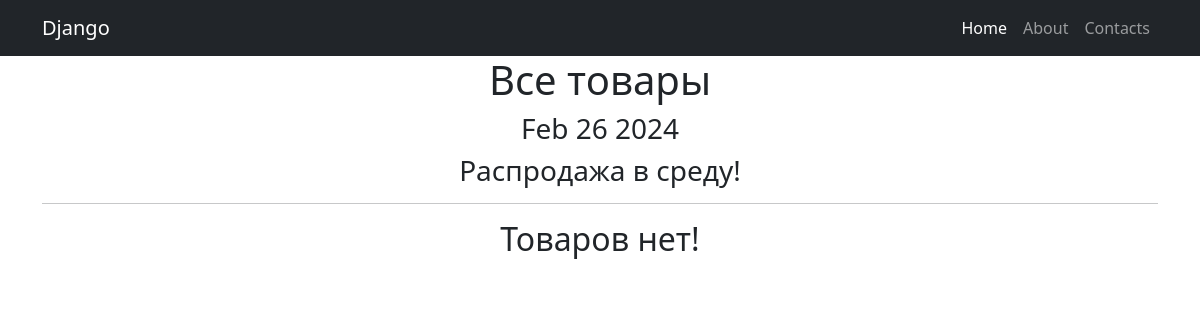
/products/, run on an earlier commit of the app's database.
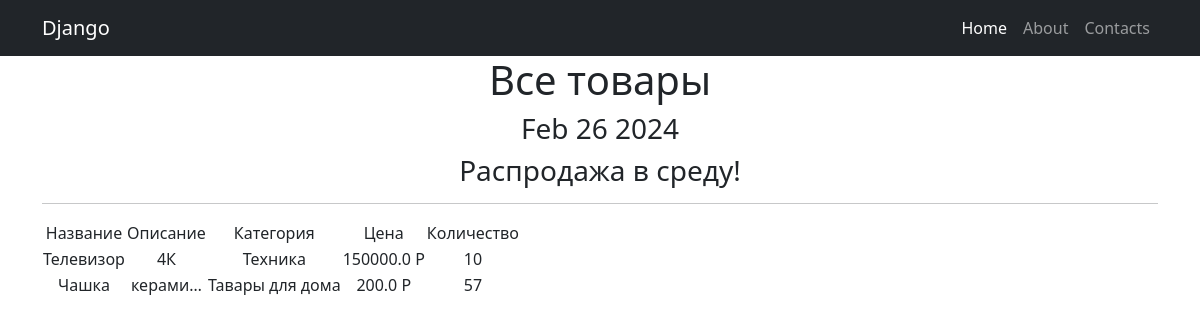
And on a later commit of the database.
### simpleapp/models.py (models this page shows, shortened)
class Product(models.Model):
    name = models.CharField(
        max_length=50,
        unique=True,
    )
    description = models.TextField()
    quantity = models.IntegerField(
        validators=[MinValueValidator(0)],
    )
    category = models.ForeignKey(
        to='Category',
        on_delete=models.CASCADE,
        related_name='products',
    )
    price = models.FloatField(
        validators=[MinValueValidator(0.0)],
    )

class Category(models.Model):
    name = models.CharField(max_length=100, unique=True)

### simpleapp/views.py (the view)
# urls.py: path('', ProductsList.as_view()),
class ProductsList(ListView):
    model = Product
    ordering = 'name'
    template_name = 'products.html'
    context_object_name = 'products'
    def get_context_data(self, **kwargs):
        context = super().get_context_data(**kwargs)
        context['next_sale'] = "Распродажа в среду!"
        return context

### simpleapp/templatetags/custom_filters.py (called while the page is built)
@register.filter()
def currency(value, code='rub'):
    postfix = CURRENCIES_SYMBOLS[code]
    return f'{value} {postfix}'

### simpleapp/templatetags/custom_tags.py (called while the page is built)
@register.simple_tag()
def current_time(format_string='%b %d %Y'):
    return timezone.now().strftime(format_string)

### templates/products.html (shortened to what this page needs)
{% extends 'flatpages/default.html' %}
{% load custom_filters %}
{% load custom_tags %}
{% block content %}
    <h1>Все товары</h1>
    <h3>{% current_time '%b %d %Y' %}</h3>
    <h3> {{ next_sale|default_if_none:"Чуть позже сообщим о распродаже!" }} </h3>
    <hr>
    {% if products %}
       <table>
           <tr>
               <td>Название</td>
               <td>Описание</td>
               <td>Категория</td>
               <td>Цена</td>
               <td>Количество</td>
           </tr>
           {% for product in products %}
           <tr>
               <td>{{ product.name }}</td>
               <td>{{ product.description|truncatechars:7  }}</td>
               <td>{{ product.category.name }}</td>
               <td>{{ product.price|currency }}</td>
               <td>{{ product.quantity }}</td>
           </tr>
           {% endfor %}
       </table>
    {% else %}
       <h2>Товаров нет!</h2>
    {% endif %}
{% endblock content %}

### templates/flatpages/default.html (shortened to what this page needs)
<!DOCTYPE html>
<html lang="en">
    <head>
        {% load static %}
        <link href="{% static 'css/styles.css' %}" rel="stylesheet" />
    </head>
    <body>
        <nav class="navbar navbar-expand-lg navbar-dark bg-dark">
            <div class="container">
                <a class="navbar-brand" href="#">Django</a>
                <div class="collapse navbar-collapse" id="navbarSupportedContent">
                    <ul class="navbar-nav ms-auto mb-2 mb-lg-0">
                        <li class="nav-item"><a class="nav-link active" aria-current="page" href="/home">Home</a></li>
                        <li class="nav-item"><a class="nav-link" href="/about">About</a></li>
                        <li class="nav-item"><a class="nav-link" href="/contact">Contacts</a></li>
                    </ul>
                </div>
            </div>
        </nav>
    <div class="container">
        <div class="row">
           <div class="col-lg-12 text-center">
               {% block content %}{% endblock content %}
            </div>
        </div>
    </div>
    </body>
</html>

What changed in the data, as far as the page shows it:
added Product: name "Телевизор", description "4К", category.name "Техника", price "150000.0 Р", quantity "10"
added Product: name "Чашка", description "керами…", category.name "Тавары для дома", price "200.0 Р", quantity "57"
Also different on the page:
text no longer shown: "Товаров нет!"
text now shown: "Название Описание Категория Цена Количество"
